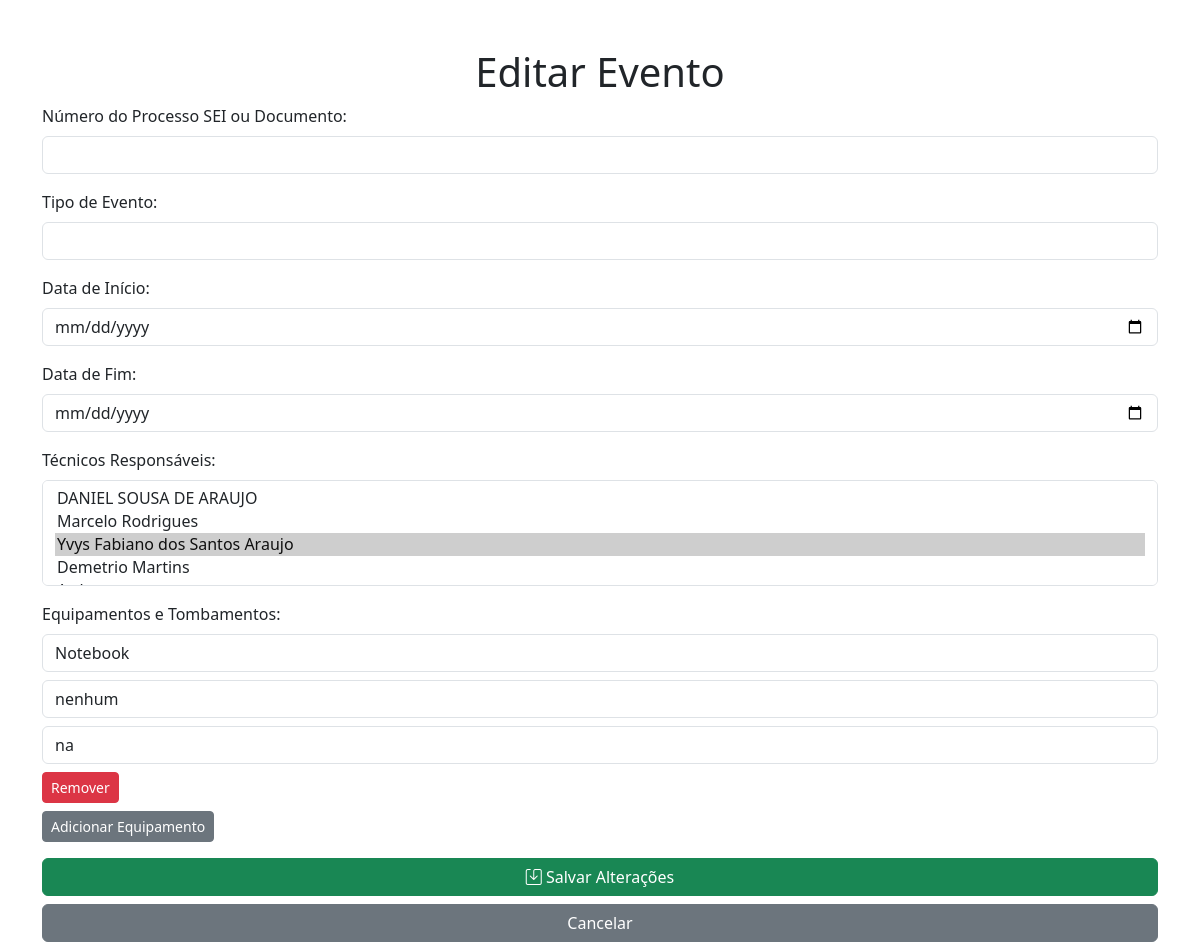
The app's page /editar/2 with its own data.
### tables this page shows
CREATE TABLE equipamentos (
    id INTEGER PRIMARY KEY AUTOINCREMENT,
    evento_id INTEGER,
    tipo_id INTEGER,
    marca_modelo TEXT NOT NULL,
    tombamento TEXT NOT NULL,
    FOREIGN KEY (evento_id) REFERENCES eventos (id),
    FOREIGN KEY (tipo_id) REFERENCES tipos_equipamentos (id)
);

CREATE TABLE tipos_equipamentos (
    id INTEGER PRIMARY KEY AUTOINCREMENT,
    nome TEXT NOT NULL UNIQUE
);

### app.py (the view, shortened to what this page needs)
@app.route("/editar/<int:evento_id>", methods=["GET", "POST"])
def editar_evento(evento_id):
    conn = get_db_connection()
    evento = conn.execute('SELECT * FROM eventos WHERE id = ?', (evento_id,)).fetchone()
    tecnicos_evento = conn.execute('''
        SELECT t.id, t.nome
        FROM tecnicos t
        JOIN eventos_tecnicos et ON t.id = et.tecnico_id
        WHERE et.evento_id = ?
    ''', (evento_id,)).fetchall()
    equipamentos_evento = conn.execute('''
        SELECT e.id, e.tipo_id, e.marca_modelo, e.tombamento
        FROM equipamentos e
        WHERE e.evento_id = ?
    ''', (evento_id,)).fetchall()
    tecnicos_cadastrados = conn.execute('SELECT * FROM tecnicos').fetchall()
    tipos_equipamentos = conn.execute('SELECT * FROM tipos_equipamentos').fetchall()
    conn.close()
    return render_template(
        "editar.html",
        evento=evento,
        tecnicos_cadastrados=tecnicos_cadastrados,
        tecnicos_evento=tecnicos_evento,
        equipamentos_evento=equipamentos_evento,
        tipos_equipamentos=tipos_equipamentos
    )

### app.py (called while the page is built)
def get_db_connection():
    conn = sqlite3.connect('eventos.db')
    conn.row_factory = sqlite3.Row  # Retorna as linhas como dicionários
    return conn

### templates/editar.html (shortened to what this page needs)
<!DOCTYPE html>
<html lang="pt-br">
<head>
    <link href="https://cdn.jsdelivr.net/npm/bootstrap@5.3.0/dist/css/bootstrap.min.css" rel="stylesheet">
    <link href="https://cdn.jsdelivr.net/npm/bootstrap-icons@1.10.5/font/bootstrap-icons.css" rel="stylesheet">
</head>
<body>
    <div class="container mt-5">
        <h1 class="text-center">Editar Evento</h1>
        <form action="/editar/{{ evento.id }}" method="post">
            <div class="mb-3">
                <label class="form-label">Número do Processo SEI ou Documento:</label>
                <input type="text" name="numero_sei" class="form-control" value="{{ evento.numero_sei }}" required>
            </div>
            <div class="mb-3">
                <label class="form-label">Tipo de Evento:</label>
                <input type="text" name="tipo" class="form-control" value="{{ evento.tipo }}" required>
            </div>
            <div class="mb-3">
                <label class="form-label">Data de Início:</label>
                <input type="date" name="data_inicio" class="form-control" value="{{ evento.data_inicio }}" required>
            </div>
            <div class="mb-3">
                <label class="form-label">Data de Fim:</label>
                <input type="date" name="data_fim" class="form-control" value="{{ evento.data_fim }}" required>
            </div>
            <div class="mb-3">
                <label class="form-label">Técnicos Responsáveis:</label>
                <select name="tecnicos" class="form-control" multiple required>
                    {% for tecnico in tecnicos_cadastrados %}
                        <option value="{{ tecnico.id }}" {% if tecnico.id in tecnicos_evento|map(attribute='id') %}selected{% endif %}>
                            {{ tecnico.nome }}
                        </option>
                    {% endfor %}
                </select>
            </div>
            <div class="mb-3">
                <label class="form-label">Equipamentos e Tombamentos:</label>
                <div id="equipamentos-container">
                    {% for equipamento in equipamentos_evento %}
                        <div class="equipamento-item mb-2">
                            <select name="equipamentos_tipo[]" class="form-control mb-2" required>
                                {% for tipo in tipos_equipamentos %}
                                    <option value="{{ tipo.id }}" {% if tipo.id == equipamento.tipo_id %}selected{% endif %}>
                                        {{ tipo.nome }}
                                    </option>
                                {% endfor %}
                            </select>
                            <input type="text" name="equipamentos_marca_modelo[]" class="form-control mb-2" placeholder="Marca/Modelo" value="{{ equipamento.marca_modelo }}" required>
                            <input type="text" name="equipamentos_tombamento[]" class="form-control mb-2" placeholder="Tombamento" value="{{ equipamento.tombamento }}" required>
                            <button type="button" class="btn btn-danger btn-sm remover-equipamento">Remover</button>
                        </div>
                    {% endfor %}
                </div>
                <button type="button" id="adicionar-equipamento" class="btn btn-secondary btn-sm">Adicionar Equipamento</button>
            </div>
            <button type="submit" class="btn btn-success w-100">
                <i class="bi bi-save"></i> Salvar Alterações
            </button>
            <a href="/" class="btn btn-secondary w-100 mt-2">Cancelar</a>
        </form>
    </div>
</body>
</html>

### records on screen
equipamentos: tipo.nome "Notebook", marca_modelo "nenhum", tombamento "na"

### other values on screen
form field tecnicos "DANIEL SOUSA DE ARAUJO / Marcelo Rodrigues / Yvys Fabiano dos Santos Araujo ☑ / Demetrio Martins"
